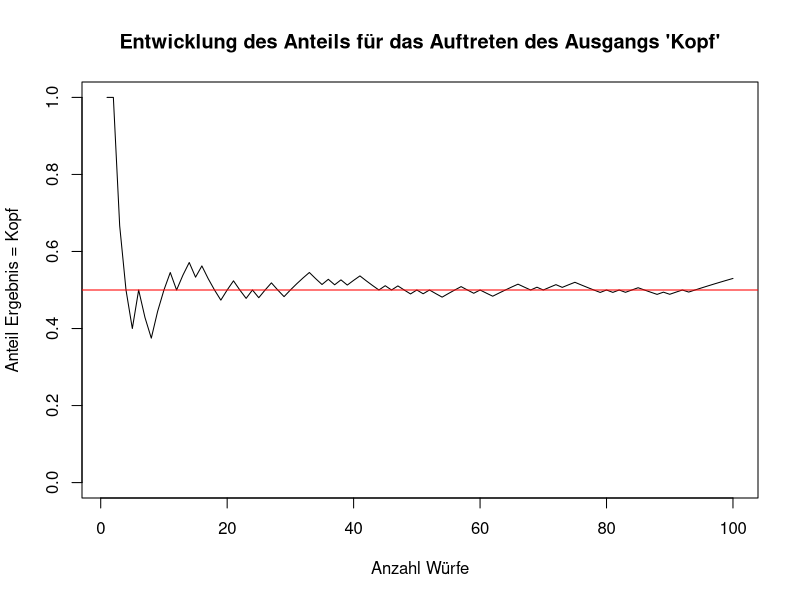

Recreate this plot in R.
## ---- chunk 1
library(knitr)
library(fGarch)
knitr::opts_chunk$set(echo = TRUE, cache=TRUE, size="scriptsize", 
                      fig.align = "center")
def.chunk.hook  <- knitr::knit_hooks$get("chunk")
knitr::knit_hooks$set(chunk = function(x, options) {
  x <- def.chunk.hook(x, options)
  ifelse(options$size != "normalsize", paste0("\n \\", options$size,"\n\n", x, "\n\n \\normalsize"), x)
})

## ---- chunk 2
set.seed(5)
## ---- chunk 3
# Definition des Ereignisraumes
Omega <- c(1, 2, 3, 4, 5, 6)

# Durchführen des Experiments
(E <- sample(Omega, size = 1, replace = FALSE))
## ---- chunk 4
# Erneute Durchführung des Experiments
(E <- sample(Omega, size = 1, replace = FALSE))
## ---- chunk 5
M1 <- c(1,2,3,4,5)
M2 <- c(5,6)

union(M1, M2)     # Vereinigungsmenge
intersect(M1, M2) # Durchschnittsmenge
setdiff(M1, M2)   # Differenzmenge
## ---- chunk 6
# 5-malige Wiederholung Münzwurf
Omega <- c("Kopf","Zahl")
coin <- sample(Omega, size=5, replace=T) 
prop <- proportions(table(coin))
prop

# Relativer Anteil für Ergebnis = Kopf
prop[1]
## ---- chunk 7
set.seed(10)
n <- 100
coin <- sample(c(1,0), size=n, replace=T) 

x <- 1:n
y <- cumsum(coin)/x
plot(x, y, type="l", ylim=c(0,1), 
     xlab="Anzahl Würfe", ylab="Anteil Ergebnis = Kopf",
     main="Entwicklung des Anteils für das Auftreten des Ausgangs 'Kopf'")
abline(h=0.5, col="red")
